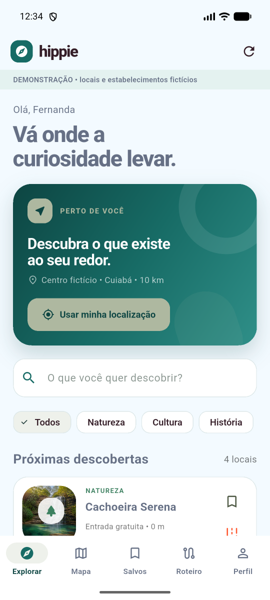
#> input picture ux-ui/assets/current-01-explorar.png, 270 x 600 px
$ python build_ux_document.py
#> lines starting #> are read from the running program, lines starting #| are printed output that depends on the picture
from pathlib import Path
from PIL import Image, ImageDraw, ImageFont
from docx import Document
from docx.enum.section import WD_SECTION
from docx.enum.text import WD_ALIGN_PARAGRAPH
from docx.enum.table import WD_TABLE_ALIGNMENT, WD_CELL_VERTICAL_ALIGNMENT
from docx.enum.style import WD_STYLE_TYPE
from docx.shared import Inches, Pt, RGBColor
from docx.oxml import OxmlElement
from docx.oxml.ns import qn

ROOT = Path(__file__).resolve().parent
ASSETS = ROOT / "assets"
OUT = ROOT / "Hippie_Turismo_Projeto_UX_UI.docx"
PRIMARY = "176B65"
PRIMARY_DARK = "0D4542"
SECONDARY = "AEB8A0"
ACCENT = "FF5C34"
ICE = "F3FAFF"
INK = "351E28"
MUTED = "667085"
LINE = "D9D9D9"


def font(size, bold=False):
    path = Path(r"C:\Windows\Fonts\arialbd.ttf" if bold else r"C:\Windows\Fonts\arial.ttf")
    return ImageFont.truetype(str(path), size)


def rounded(draw, box, radius=18, fill="white", outline="#D9D9D9", width=2):
    draw.rounded_rectangle(box, radius=radius, fill=fill, outline=outline, width=width)


def draw_phone(draw, x, y, title, elements):
    w, h = 300, 560
    rounded(draw, (x, y, x+w, y+h), 32, "#FFFFFF", "#5B6470", 4)
    draw.rounded_rectangle((x+112, y+10, x+188, y+18), radius=4, fill="#A4AAB1")
    draw.text((x+24, y+36), title, font=font(22, True), fill="#1F2937")
    cy = y + 78
    for kind, label, height in elements:
        if kind == "bar":
            rounded(draw, (x+22, cy, x+w-22, cy+height), 12, "#E9EDF0", "#C8CDD2", 2)
            draw.text((x+36, cy+height//2-10), label, font=font(15), fill="#4B5563")
        elif kind == "card":
            rounded(draw, (x+22, cy, x+w-22, cy+height), 15, "#F7F8F9", "#C8CDD2", 2)
            draw.rectangle((x+36, cy+16, x+96, cy+height-16), fill="#D5DADD")
            draw.text((x+110, cy+18), label, font=font(15, True), fill="#4B5563")
            draw.line((x+110, cy+48, x+w-38, cy+48), fill="#BDC3C8", width=3)
            draw.line((x+110, cy+66, x+w-65, cy+66), fill="#D2D6DA", width=3)
        elif kind == "text":
            draw.text((x+24, cy), label, font=font(15), fill="#4B5563")
        elif kind == "button":
            rounded(draw, (x+22, cy, x+w-22, cy+height), 14, "#DCE5E4", "#889391", 2)
            bbox = draw.textbbox((0,0), label, font=font(15, True))
            draw.text((x+(w-(bbox[2]-bbox[0]))/2, cy+height/2-9), label, font=font(15, True), fill="#31413F")
        cy += height + 14
    draw.line((x+18, y+h-58, x+w-18, y+h-58), fill="#D5DADD", width=2)
    labels = ["Exp", "Mapa", "Sal", "Rot", "Perfil"]
    for i, lab in enumerate(labels):
        draw.text((x+18+i*53, y+h-40), lab, font=font(11), fill="#68707A")


def build_wireframes():
    canvas = Image.new("RGB", (1040, 1250), "white")
#> canvas: PIL image 1040x1250 RGB; every value is 255
    d = ImageDraw.Draw(canvas)
    d.text((40, 24), "Wireframes de baixa fidelidade", font=font(34, True), fill="#111827")
    screens = [
        ("Acesso", [("text","Boas vindas",30),("bar","E mail",48),("bar","Senha",48),("button","Entrar",50),("text","Criar conta",24)]),
        ("Explorar", [("card","Localização e raio",100),("bar","Buscar local",46),("text","Filtros por categoria",26),("card","Ponto turístico",90),("card","Ponto turístico",90)]),
        ("Mapa", [("card","Área do mapa",190),("card","Local próximo",82),("card","Local próximo",82)]),
        ("Detalhes", [("card","Imagem do local",140),("text","Nome categoria endereço",48),("button","Ver rota",46),("text","Descrição horário valor",68),("card","Restaurantes",82)]),
        ("Salvos e roteiro", [("text","Resumo das paradas",36),("card","Local selecionado",90),("card","Local selecionado",90),("button","Limpar ou organizar",46)]),
        ("Perfil", [("text","Nome e conta",40),("bar","Usar GPS",48),("bar","Alertas de proximidade",48),("bar","Raio de descoberta",48),("button","Permissões",46),("text","Privacidade e sair",34)]),
    ]
    positions = [(35,85),(370,85),(705,85),(35,660),(370,660),(705,660)]
    for pos, (title, items) in zip(positions, screens):
        draw_phone(d, *pos, title, items)
    path = ASSETS / "wireframes.png"
    canvas.save(path)
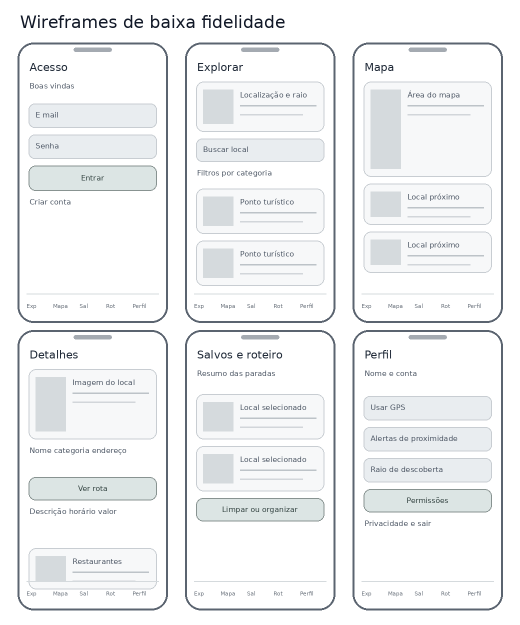
#> saved as wireframes.png: PIL image 1040x1250 RGB (shown at 1/2 size); mean R, G, B 240.4, 241.8, 242.8
    return path


def arrow(draw, start, end, color="#176B65", width=5):
    draw.line((*start, *end), fill=color, width=width)
    x2,y2=end; x1,y1=start
    import math
    ang=math.atan2(y2-y1,x2-x1)
    for delta in (2.55,-2.55):
        p=(x2+18*math.cos(ang+delta), y2+18*math.sin(ang+delta))
        draw.line((x2,y2,*p),fill=color,width=width)


def node(draw, box, title, subtitle="", fill="#FFFFFF", outline="#176B65"):
    rounded(draw, box, 18, fill, outline, 3)
    x1,y1,x2,y2=box
    tw=draw.textbbox((0,0),title,font=font(20,True))
    draw.text(((x1+x2-(tw[2]-tw[0]))/2,y1+17),title,font=font(20,True),fill="#222222")
    if subtitle:
        sw=draw.textbbox((0,0),subtitle,font=font(14))
        draw.text(((x1+x2-(sw[2]-sw[0]))/2,y1+50),subtitle,font=font(14),fill="#5F6873")


def build_navigation():
    im=Image.new("RGB",(1600,980),"white");d=ImageDraw.Draw(im)
    d.text((55,35),"Fluxo de navegação do protótipo",font=font(38,True),fill="#111827")
    node(d,(60,150,300,245),"Acesso","Entrar ou criar conta",fill="#F3FAFF")
    node(d,(390,150,650,245),"Permissão","Localização opcional",fill="#F3FAFF")
    node(d,(750,130,1030,265),"Navegação principal","Cinco abas persistentes",fill="#E4F2F0")
    arrow(d,(300,198),(390,198));arrow(d,(650,198),(750,198))
    tabs=[("Explorar",70),("Mapa",365),("Salvos",660),("Roteiro",955),("Perfil",1250)]
    for label,x in tabs:
        node(d,(x,390,x+240,480),label)
        arrow(d,(890,265),(x+120,390))
    node(d,(70,650,330,750),"Detalhes do local","Informações e ações",fill="#FFF2ED",outline="#FF5C34")
    arrow(d,(190,480),(190,650));arrow(d,(485,480),(300,650))
    node(d,(390,825,630,920),"Rota externa","Google Maps")
    node(d,(680,825,920,920),"Restaurantes","Até 3 km")
    node(d,(970,825,1210,920),"Avaliação","Nota e comentário")
    node(d,(1260,825,1510,920),"Salvar ou adicionar","Coleção e roteiro")
    for x in (510,800,1090,1385): arrow(d,(200,750),(x,825))
    node(d,(1250,600,1490,695),"Configurações","GPS alertas raio sair")
    arrow(d,(1370,480),(1370,600))
    path=ASSETS/"navigation-flow.png";im.save(path);return path
#> after `path = ASSETS / 'navigation-flow.png'`:
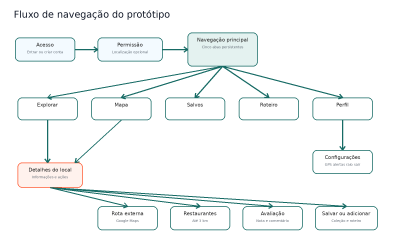
#> saved as navigation-flow.png: PIL image 1600x980 RGB (shown at 1/4 size); mean R, G, B 244.5, 247.4, 247.2


def build_information_architecture():
    im=Image.new("RGB",(1500,1080),"white");d=ImageDraw.Draw(im)
    d.text((55,35),"Arquitetura da informação",font=font(40,True),fill="#111827")
    node(d,(560,115,940,220),"Hippie Turismo","Descoberta turística por proximidade",fill="#E4F2F0")
    groups=[
        (70,350,"Conta",["Entrar","Criar conta","Sessão","Sair"]),
        (365,350,"Descoberta",["Busca","Categorias","Proximidade","Mapa"]),
        (660,350,"Local",["Detalhes","Rota","Restaurantes","Avaliações"]),
        (955,350,"Planejamento",["Salvos","Roteiro","Paradas","Custo estimado"]),
        (1250,350,"Preferências",["GPS","Alertas","Raio","Permissões"]),
    ]
    for x,y,title,items in groups:
        node(d,(x,y,x+220,y+85),title,fill="#F3FAFF")
        arrow(d,(750,220),(x+110,y))
        cy=y+125
        for item in items:
            rounded(d,(x+10,cy,x+210,cy+52),12,"#FFFFFF","#D0D5DA",2)
            d.text((x+28,cy+15),item,font=font(16),fill="#374151")
            cy+=68
    path=ASSETS/"information-architecture.png";im.save(path);return path
#> after `path = ASSETS / 'information-architecture.png'`:
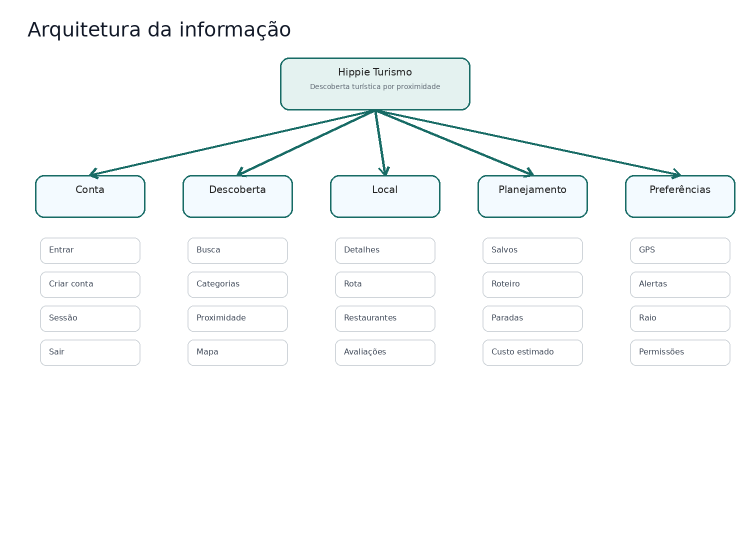
#> saved as information-architecture.png: PIL image 1500x1080 RGB (shown at 1/2 size); mean R, G, B 248.7, 250.5, 250.8


def build_mockup_grid():
    files=[("Explorar","current-01-explorar.png"),("Mapa","current-02-mapa.png"),("Salvos","current-03-salvos.png"),("Roteiro","current-04-roteiro.png"),("Perfil","current-05-perfil.png")]
    canvas=Image.new("RGB",(1320,1600),"white");d=ImageDraw.Draw(canvas)
    d.text((40,22),"Mockups do protótipo funcional",font=font(36,True),fill="#111827")
    positions=[(40,100),(470,100),(900,100),(250,845),(680,845)]
    for (label,name),(x,y) in zip(files,positions):
        im=Image.open(ASSETS/name).convert("RGB");im.thumbnail((370,690))
#> in build_mockup_grid, im is the input picture: PIL image 270x600 RGB; mean R, G, B 190.8, 211.6, 211.8
        rounded(d,(x-8,y-8,x+im.width+8,y+im.height+8),20,"#F8FAFC","#D9D9D9",2)
        canvas.paste(im,(x,y))
#> (the rest of the program and of its run is left out)
